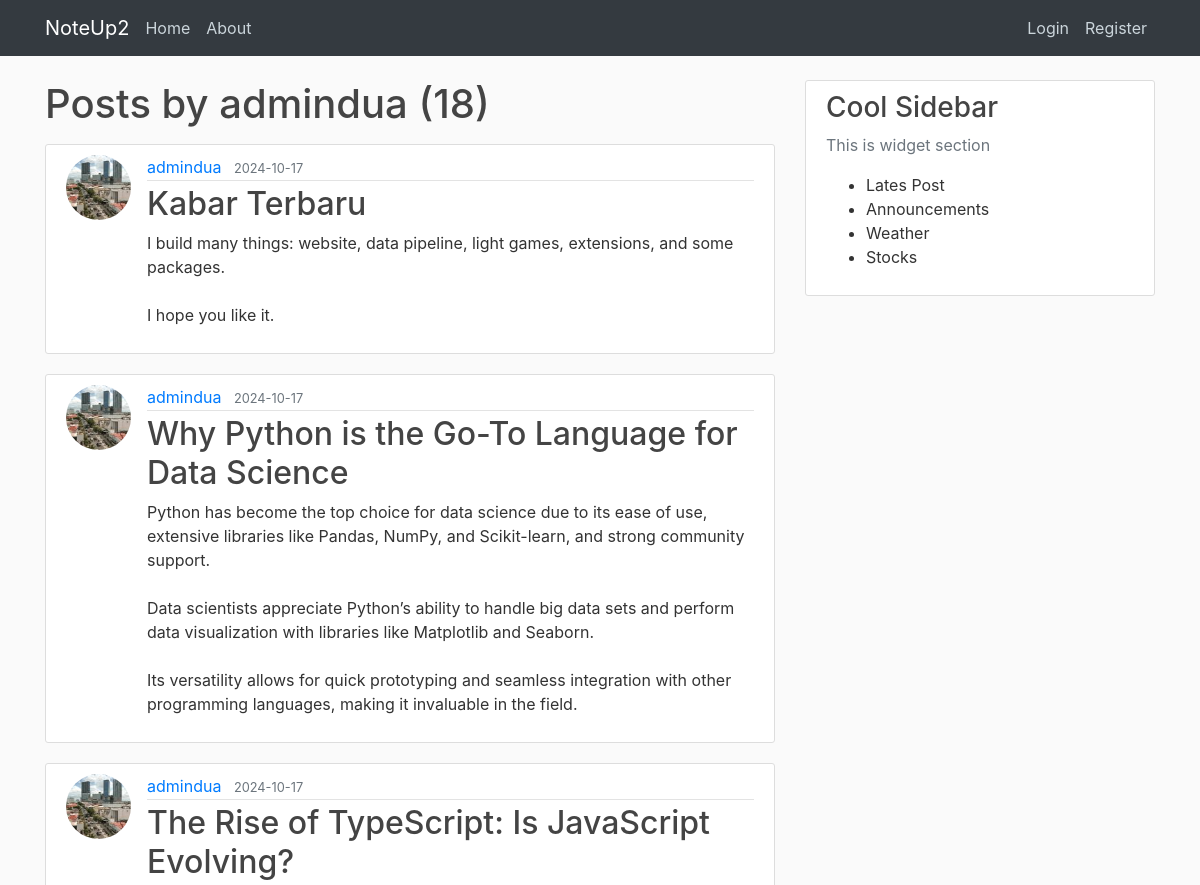
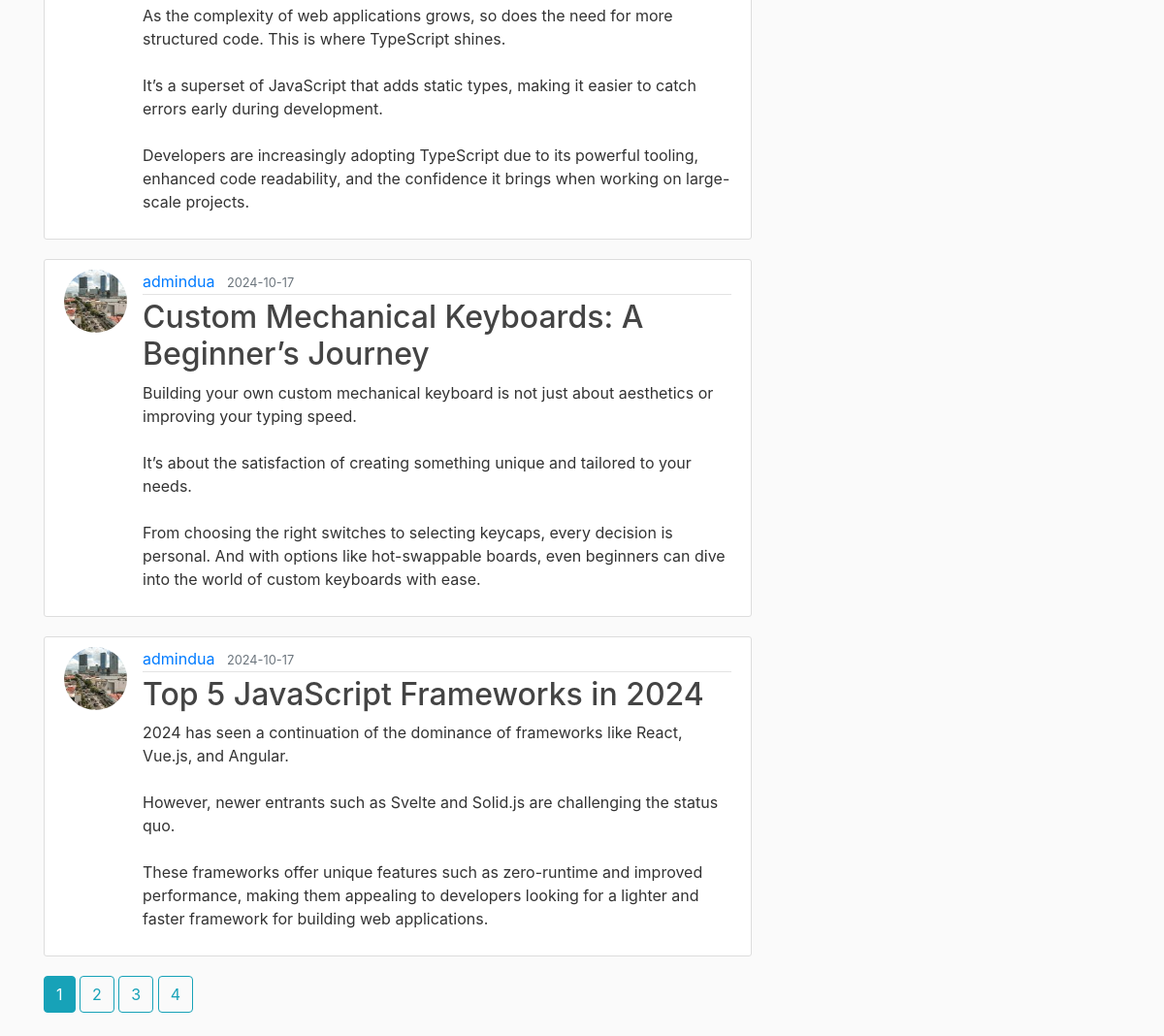
Before: /user/admindua with the older database file (2 pictures, top to bottom).
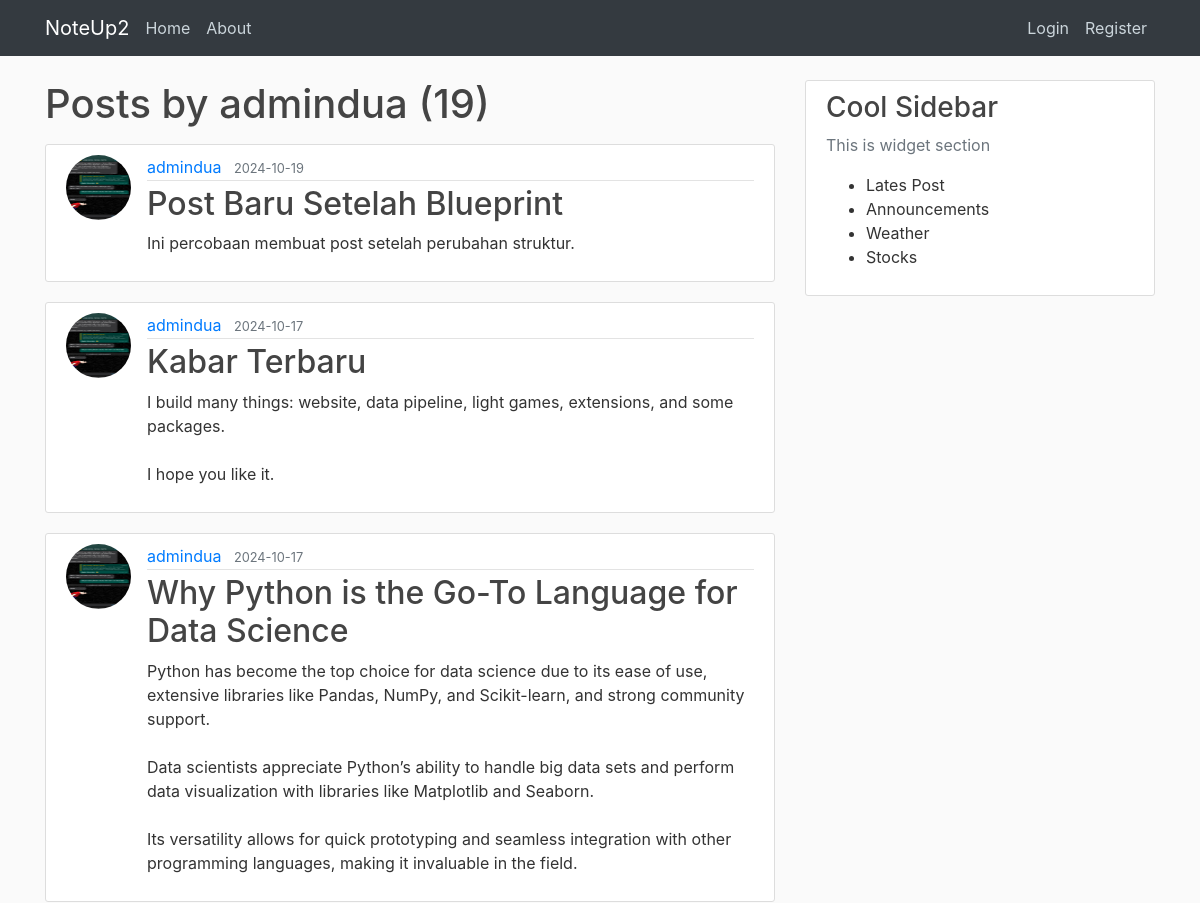
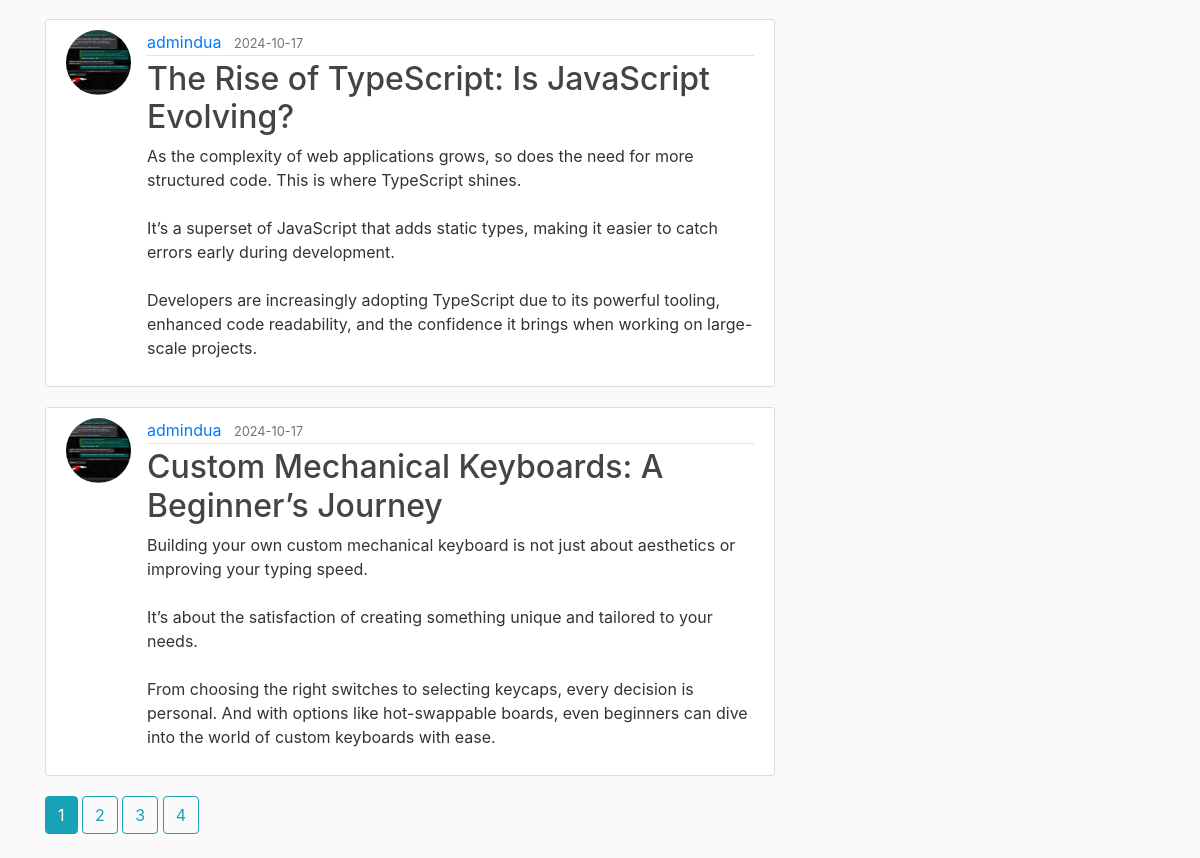
After: the same page with the newer database file (2 pictures, top to bottom).
### noteup/models.py (models this page shows, shortened)
class User(db.Model, UserMixin):
    id = db.Column(db.Integer, primary_key=True)
    username = db.Column(db.String(20), unique=True, nullable=False)
    email = db.Column(db.String(100), unique=True, nullable=False)
    image_file = db.Column(db.String(20), nullable=False, default='default.jpg')
    password = db.Column(db.String(60), nullable=False)
    posts = db.relationship('Post', backref='author', lazy=True)

class Post(db.Model):
    id = db.Column(db.Integer, primary_key=True)
    title = db.Column(db.String(100), nullable=False)
    date_posted = db.Column(db.DateTime, nullable=False, default=datetime.now(timezone.utc))
    content = db.Column(db.Text, nullable=False)
    user_id = db.Column(db.Integer, db.ForeignKey('user.id'), nullable=False)

### noteup/users/routes.py (the view)
@users.route("/user/<username>")
def user_posts(username):
    page = request.args.get('page', 1, type=int)
    user = User.query.filter_by(username=username).first_or_404()
    posts = Post.query.filter_by(author=user)\
            .order_by(Post.date_posted.desc())\
            .paginate(page=page, per_page=5)
    return render_template('user_posts.html', posts=posts, user=user)

### noteup/templates/user_posts.html
{% extends "layout.html" %}
{% block content %}
    <h1 class="mb-3">Posts by {{ user.username }} ({{ posts.total }})</h1>
    {% for post in posts.items %}
        <article class="media content-section">
            <img class="rounded-circle article-img" src="{{ url_for('static', filename='img/' + post.author.image_file) }}">
            <div class="media-body">
                <div class="article-metadata">
                    <a href="{{ url_for('users.user_posts', username=post.author.username) }}" class="mr-2">{{ post.author.username }}</a>
                    <small class="text-muted">{{ post.date_posted.strftime('%Y-%m-%d') }}</small>
                </div>
                <h2><a href="{{ url_for('posts.post', post_id=post.id) }}" class="article-title">{{ post.title }}</a></h2>
                <p class="article-content">{{ post.content }}</p>
            </div>
        </article>
    {% endfor %}
    {% for page_num in posts.iter_pages(left_edge=1, right_edge=1, left_current=1, right_current=2) %}
        {% if page_num %}
            {% if posts.page == page_num %}
                <a class="btn btn-info mb-4" href="{{ url_for('users.user_posts', username=user.username, page=page_num) }}">{{ page_num }}</a>
            {% else %}
                <a class="btn btn-outline-info mb-4" href="{{ url_for('users.user_posts', username=user.username, page=page_num) }}">{{ page_num }}</a>
            {% endif %}
        {% else %}
        ...
        {% endif %}
    {% endfor %}
{% endblock content %}

### noteup/templates/layout.html (shortened to what this page needs)
<!DOCTYPE html>
<html lang="en">
<head>
    <link rel="stylesheet" href="https://cdn.jsdelivr.net/npm/bootstrap@4.0.0/dist/css/bootstrap.min.css">
    <link rel="stylesheet" href="{{ url_for('static', filename='style.css') }}">
</head>
<body>
    <header class="site-header">
        <nav class="navbar navbar-expand-md navbar-dark bg-dark fixed-top">
            <div class="container">
                <a class="navbar-brand mr-2" href="/">NoteUp2</a>
                <div class="collapse navbar-collapse" id="navbarToggle">
                    <div class="navbar-nav mr-auto">
                      <a class="nav-item nav-link" href="{{ url_for('main.home') }}">Home</a>
                      <a class="nav-item nav-link" href="{{ url_for('main.about') }}">About</a>
                    </div>
                    <div class="navbar-nav">
                      {% if current_user.is_authenticated %}
                        <a class="nav-item nav-link" href="{{ url_for('posts.new_post') }}">New Post</a>
                        <a class="nav-item nav-link" href="{{ url_for('users.account') }}">Account</a>
                        <a class="nav-item nav-link" href="{{ url_for('users.logout') }}">Logout</a>
                      {% else %}
                        <a class="nav-item nav-link" href="{{ url_for('users.login') }}">Login</a>
                        <a class="nav-item nav-link" href="{{ url_for('users.register') }}">Register</a>
                      {% endif %}
                    </div>
                </div>
            </div>
          </nav>
    </header>
    <main role="main" class="container">
        <div class="row">
            <div class="col-md-8">
                {% block content %}{% endblock %}
            </div>
            <div class="col-md-4">
                <div class="content-section">
                    <h3>Cool Sidebar</h3>
                    <p class="text-muted"> This is widget section
                        <ul>
                            <li>Lates Post</li>
                            <li>Announcements</li>
                            <li>Weather</li>
                            <li>Stocks</li>
                        </ul>
                    </p>
                </div>
            </div>
        </div>
    </main>
</body>
</html>

### noteup/static/style.css (style rules this page uses)
body { background: #fafafa; color: #333333; margin-top: 5rem; }
h1, h2, h3, h4, h5, h6 { color: #444444; }
.site-header .navbar-nav .nav-link { color: #cbd5db; }
.content-section { background: #ffffff; padding: 10px 20px; border: 1px solid #dddddd; border-radius: 3px; margin-bottom: 20px; }
.article-title { color: #444444; }
.article-content { white-space: pre-line; }
.article-img { height: 65px; width: 65px; margin-right: 16px; }
.article-metadata { padding-bottom: 1px; margin-bottom: 4px; border-bottom: 1px solid #e3e3e3; }

Changed rows visible on the page:
no longer on this page (row unchanged): Post: image_file (picture), author.username "admindua", date_posted "2024-10-17", title "Top 5 JavaScript Frameworks in 2024", content "2024 has seen a continuation of the dominance of frameworks like React, Vue.js, and Angular. However, newer entrants such as Svelte and Solid.js are challenging the status quo. These frameworks offer unique features such as zero-runtime and improved performance, making them appealing to developers looking for a lighter and faster framework for building web applications."
added Post: image_file (picture), author.username "admindua", date_posted "2024-10-19", title "Post Baru Setelah Blueprint", content "Ini percobaan membuat post setelah perubahan struktur."
changed through a linked row, Post "Kabar Terbaru": image_file: a different picture
changed through a linked row, Post "Why Python is the Go-To Language for Data Science": image_file: a different picture
changed through a linked row, Post "The Rise of TypeScript: Is JavaScript Evolving?": image_file: a different picture
changed through a linked row, Post "Custom Mechanical Keyboards: A Beginner’s Journey": image_file: a different picture
Other visible differences:
{{ posts.total }}: "18" → "19"
